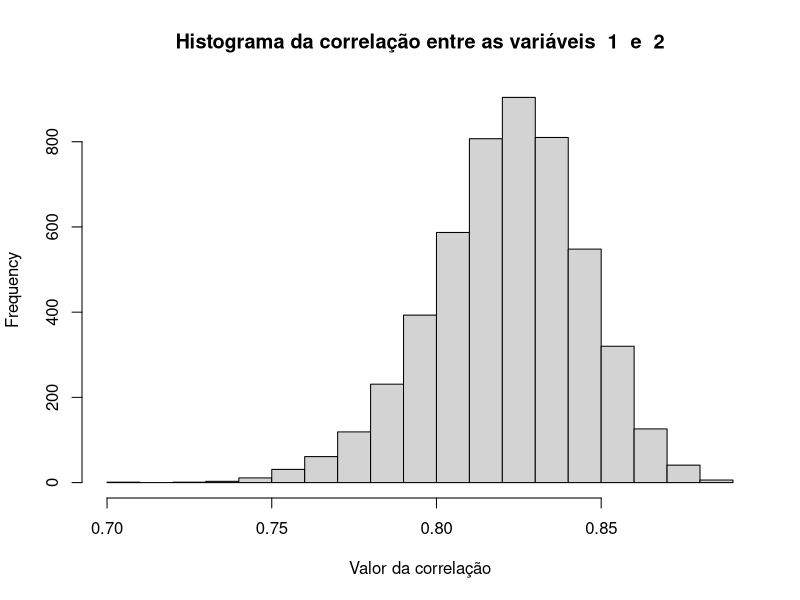
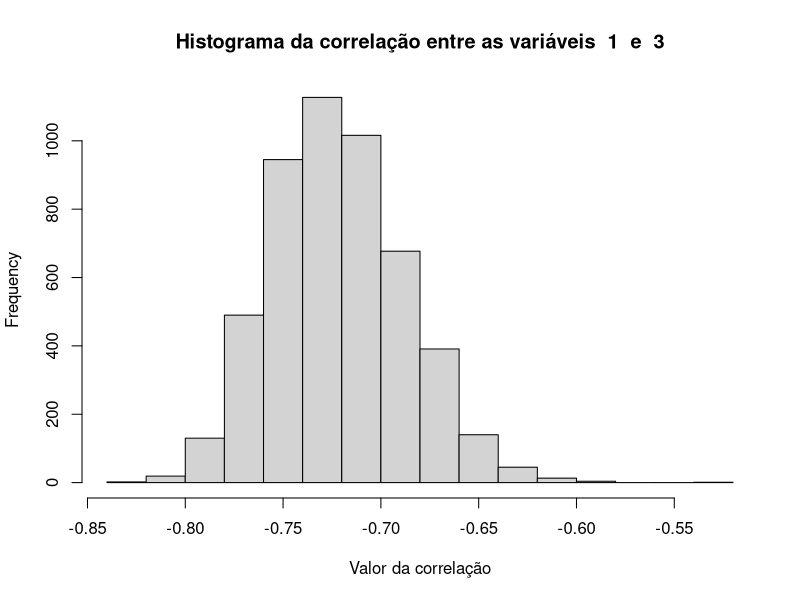
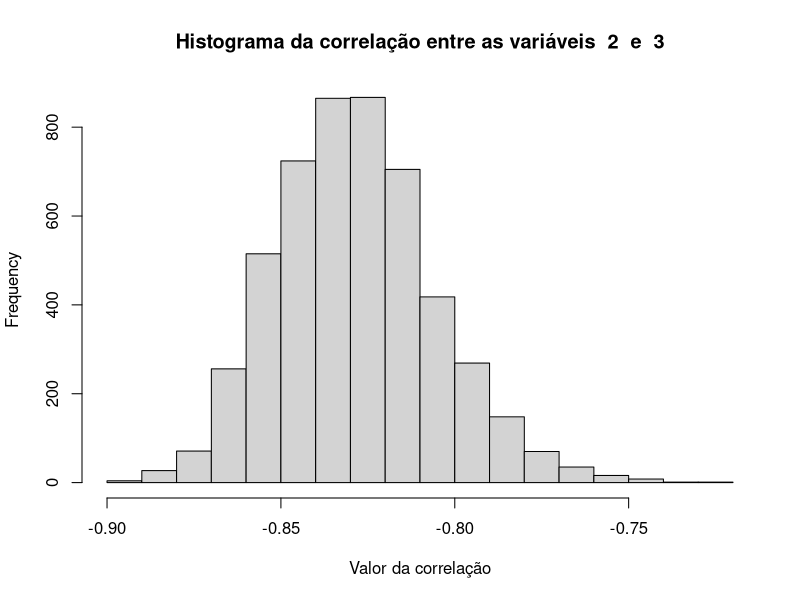
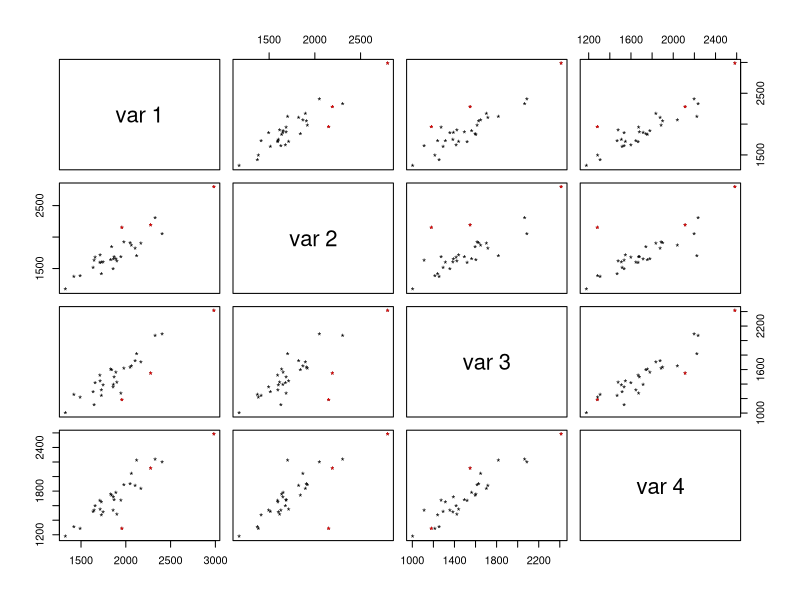
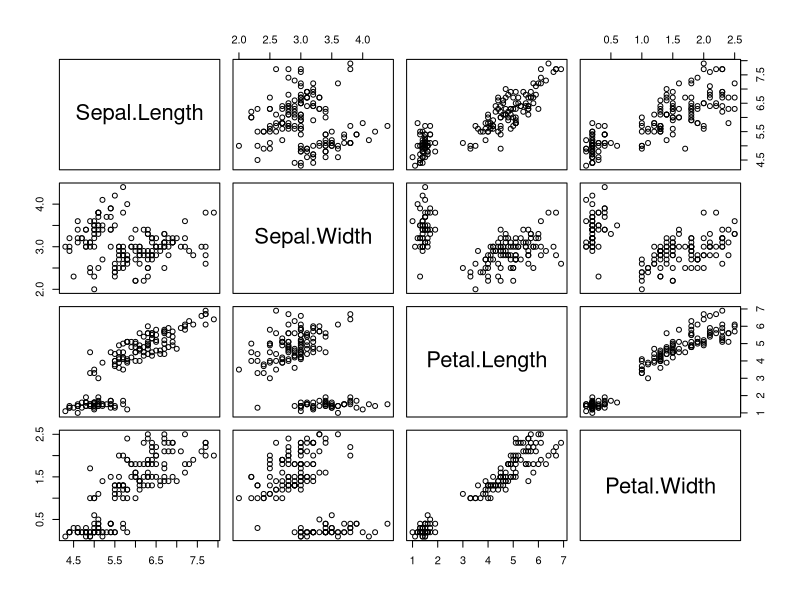
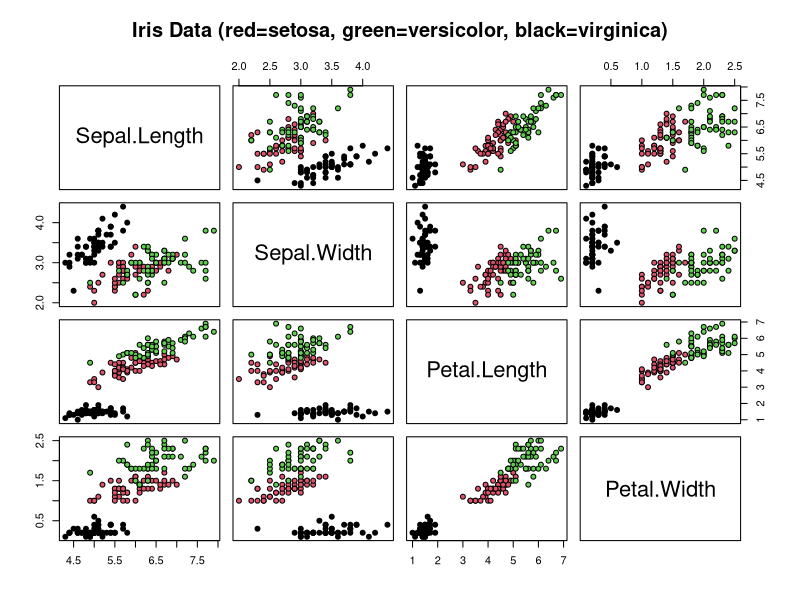
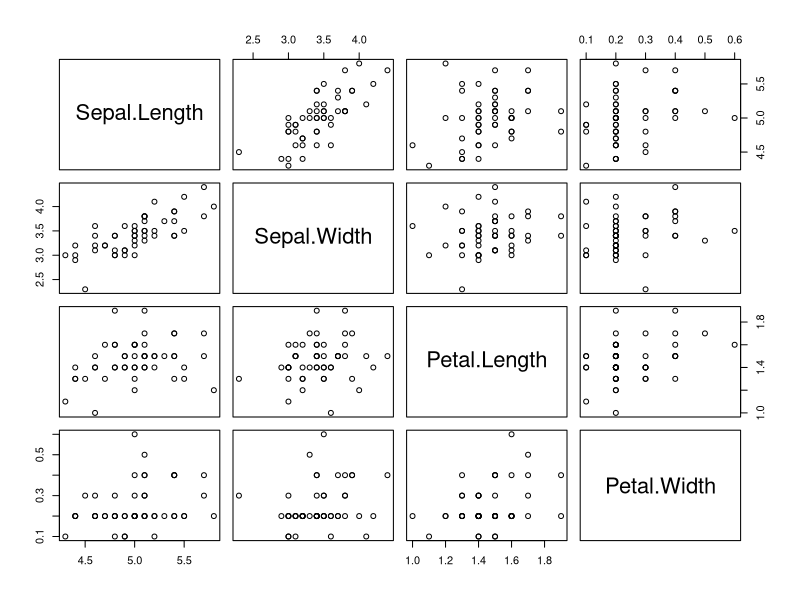

These figures' R source, in order:
## ---- chunk 1
sigma <- matrix( c(4, 9, -14,
                  9, 30, -44,
                -14, -44, 94),
                 nrow=3,
                 ncol=3)

mu<-as.numeric(c(10,20,-50))

#Matriz L
L<-t(chol(sigma))

#vetor z
z <-rnorm(3, mean=0, sd=1)

#vetor x
x<-mu + L%*%z

## ---- chunk 2
amostra <- matrix(nrow = 200, ncol=3)
for(i in 1:200){
  amostra[i,] <- t(mu + L%*%rnorm(3, mean=0, sd=1))
}

vetorMedio <- apply(amostra, MARGIN = 2, FUN=mean)

print(vetorMedio)
## ---- chunk 3
getSij <-function(i,j,n,matriz){
  
  sum<-0
  for(counter in 1:ncol(matriz)){
    sum <- sum + (
                  (amostra[counter,i] - vetorMedio[i]) *
                  (amostra[counter,j] - vetorMedio[j])
                 )
  }
  
  return(sum/n)
}

#gerando a matriz S:
S <- matrix(nrow = 3, ncol = 3)

for(i in 1:3){
  for(j in 1:3){
    S[i,j] <- getSij(i,j,n=200,matriz=amostra)
  }
}
## ---- chunk 4

print('Σ - S = ')
prmatrix(sigma - S, rowlab=rep("",3), collab=rep("",3))
## ---- chunk 5
origVariances <- diag(sigma)

rho <- matrix(nrow = 3, ncol = 3)

for(i in 1:3){
  for(j in 1:3){
    rho[i,j] <- sigma[i,j]/sqrt(origVariances[i] * origVariances[j])
  }
}

print('A matriz de correlação ρ é:')
prmatrix(rho, rowlab=rep("",3), collab=rep("",3))
## ---- chunk 6
approxVariances <- diag(S)
R<- matrix(nrow = 3, ncol = 3)

for(i in 1:3){
  for(j in 1:3){
    R[i,j] <- S[i,j]/sqrt(approxVariances[i] * approxVariances[j])
  }
}

print('A matriz de correlação estimada R é:')
prmatrix(R, rowlab=rep("",3), collab=rep("",3))

## ---- chunk 7

print('ρ - R = ')
prmatrix(rho - R, rowlab=rep("",3), collab=rep("",3))
## ---- chunk 8

R11 <- list()
R12 <- list()
R13 <- list()
R21 <- list()
R22 <- list()
R23 <- list()
R31 <- list()
R32 <- list()
R33 <- list()

amostraR <- list(R11, R12, R13, R21, R22, R23, R31, R32, R33)

#repetiremos a simulação 5000 vezes
for (counter in 1:5000){
  
  #gerando a matriz amostra
  for(i in 1:200){
    amostra[i,] <- t(mu + L%*%rnorm(3, mean=0, sd=1))
  }
  
  #matriz de correlacao empirica R
  R <- cor(amostra)
  
  amostraR[[1]] <- append(amostraR[[1]], R[1,1])
  amostraR[[2]] <- append(amostraR[[2]], R[1,2])
  amostraR[[3]] <- append(amostraR[[3]], R[1,3])
  amostraR[[4]] <- append(amostraR[[4]], R[2,1])
  amostraR[[5]] <- append(amostraR[[5]], R[2,2])
  amostraR[[6]] <- append(amostraR[[6]], R[2,3])
  amostraR[[7]] <- append(amostraR[[7]], R[3,1])
  amostraR[[8]] <- append(amostraR[[8]], R[3,2])
  amostraR[[9]] <- append(amostraR[[9]], R[3,3])
}

k<-1
for(i in 1:3){
  
  for(j in 1:3){
    
    #não precisamos calcular a correlação de uma variavel com ela mesma, pois esse valor é sempre 1
    "também não precisamos recalcular a correlação entre as variáveis i e j se i > j, uma vez que a correlação entre i e j é
    igual a correlação entre j e i"
    if(i<j){
      hist(as.numeric(amostraR[[k]]), main=paste("Histograma da correlação entre as variáveis ", i, " e ", j), xlab = "Valor da correlação")  
    }
      
    k<- k+1
  }
}

#transforma uma lista de listas em uma matriz (cada lista é uma coluna)
matrixAmostraR <-  (sapply (amostraR, function (x) {length (x) <- 5000; return (x)}))

#---------------------Obtendo a matriz R---------------------
myMean <- function(myArray){
  return (mean(as.numeric(myArray)))
}

matrixExpectedR <- matrix(apply(matrixAmostraR, MARGIN = 2,FUN = myMean), nrow = 3, ncol = 3)


#------------------------------------------------------------
## ---- chunk 9
prmatrix(matrixExpectedR, rowlab=rep("",3), collab=rep("",3))
## ---- chunk 10
prmatrix(rho, rowlab=rep("",3), collab=rep("",3))
## ---- chunk 11

dpMatrix <- matrix(nrow = 3, ncol = 3)

amostraRindex<-1
for (i in 1:3){
  for(j in 1:3){
    dpMatrix[i,j] <- sd(as.numeric(amostraR[[amostraRindex]]))  
    amostraRindex <- amostraRindex+1
  }
}

prmatrix(rho, rowlab=rep("",3), collab=rep("",3))
## ---- chunk 12
stiffness = matrix(scan("stiffness.txt"), ncol=5, byrow=T)

x <- stiffness[,1:4]

mu <- apply(x, MARGIN = 2, FUN=mean)

sigma <- cov(x)
## ---- chunk 13
print(mu)
## ---- chunk 14
prmatrix(sigma, rowlab=rep("",4), collab=rep("",4))
## ---- chunk 15

anomalies <-mahalanobis(x, mu, sigma) > qchisq(0.95, 4)
n <-nrow(x)
nAnom <- sum(anomalies)
pairs(rbind(x, x[anomalies,]), pch="*", col=rep(c("black", "red"), c(n, nAnom)))

## ---- chunk 16

head(iris)

dim(iris)

pairs(iris[,1:4])

titulo = "Iris Data (red=setosa, green=versicolor, black=virginica)"
pairs(iris[,1:4],main=titulo, pch=21, bg = iris$Species)
## ---- chunk 17

setosa <- iris[iris$Species == "setosa", 1:4]
pairs(setosa) # plots de pares das 4 variaveis
mu <- apply(setosa, 2, mean) # media aritmetica de cada variavel
sigma <- cov(setosa) # estimativa da matriz de covariancia
rho <- cor(setosa) # estimativa da matriz de correlacao

## ---- chunk 18

cat('µ≈\n ')
print(mu)

cat('\nΣ≈ ')
prmatrix(sigma, rowlab=rep("",4), collab=rep("",4))

cat('\nρ≈ ')
prmatrix(rho, rowlab=rep("",4), collab=rep("",4))
## ---- chunk 19
cat('m = \n\t')
cat(c(5.393, 3.760), sep = '\n\t')
## ---- chunk 20
V <- matrix(c(0.110, 0.088, 0.088, 0.134), nrow = 2, ncol = 2)
prmatrix(V, rowlab=rep("",4), collab=rep("",4))
## ---- chunk 21

mu <- matrix(c(5.328, 3.718), nrow = 2, ncol = 1)
prmatrix(mu, rowlab=rep("",2), collab=rep("",1))

